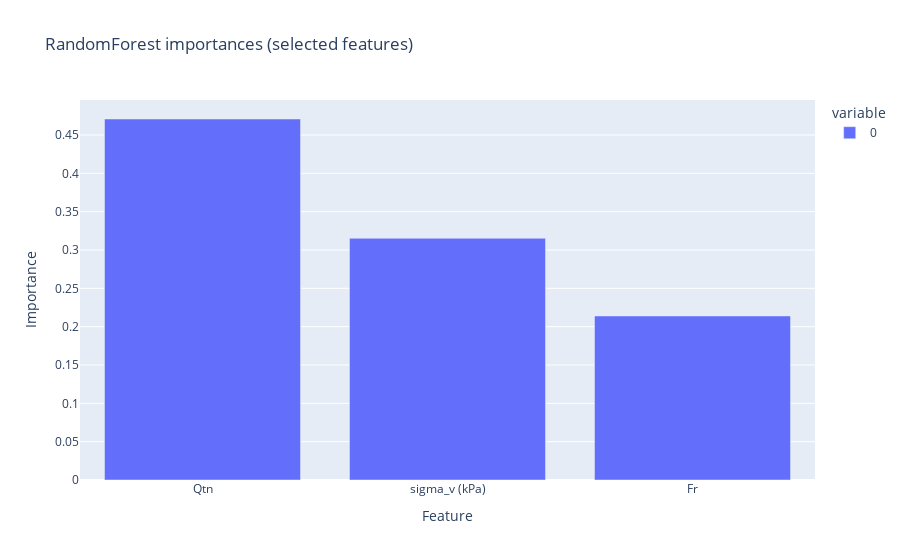

Here is the notebook cell this chart was saved with:
### Code cell
# Visualize feature importances of the RF trained on selected features
importances = pd.Series(
    clf_sel.feature_importances_, index=selected_features
).sort_values(ascending=False)
fig = px.bar(importances, title="RandomForest importances (selected features)")
fig.update_layout(xaxis_title="Feature", yaxis_title="Importance")
fig.show()

### Figure 1 — Plotly figure (JSON) as saved in the notebook; plotly's stock layout.template omitted (floating-point values rounded to 4 significant figures)
{"data": [{"hovertemplate": "variable=0<br>index=%{x}<br>value=%{y}<extra></extra>", "legendgroup": "0", "marker": {"color": "#636efa", "pattern": {"shape": ""}}, "name": "0", "orientation": "v", "showlegend": true, "textposition": "auto", "type": "bar", "x": ["Qtn", "sigma_v (kPa)", "Fr"], "xaxis": "x", "y": [0.4708, 0.3152, 0.2139], "yaxis": "y"}], "layout": {"barmode": "relative", "legend": {"title": {"text": "variable"}, "tracegroupgap": 0}, "title": {"text": "RandomForest importances (selected features)"}, "xaxis": {"anchor": "y", "domain": [0, 1], "title": {"text": "Feature"}}, "yaxis": {"anchor": "x", "domain": [0, 1], "title": {"text": "Importance"}}}}
